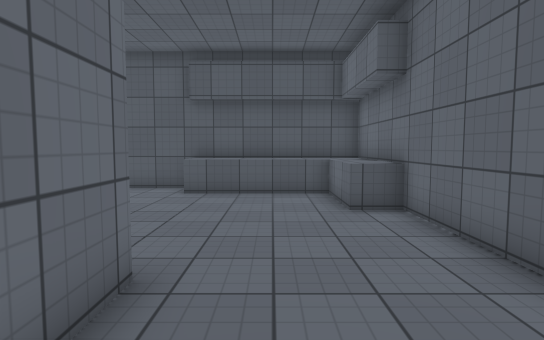
View 1 (above)

17 first-person views from a walk through a Unity game level. The camera is 1.4 m above the floor, tilts 4° down and sees 80° across. The floor is counted in squares, 1 m on a side. Each view is taken from the middle of a square. On the plan, view 1 faces up. The plan holds only what a view shows up to about 15 squares ahead; the rest is blank. The place goes on beyond the plan. Surface patterns are stand-ins for the level's own textures.

View 2
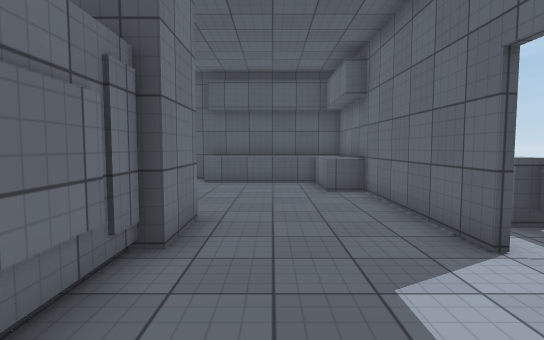

View 3
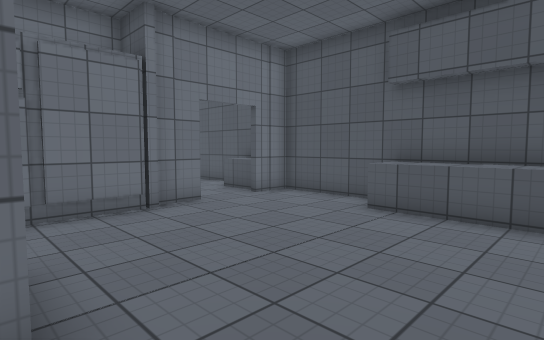

View 4
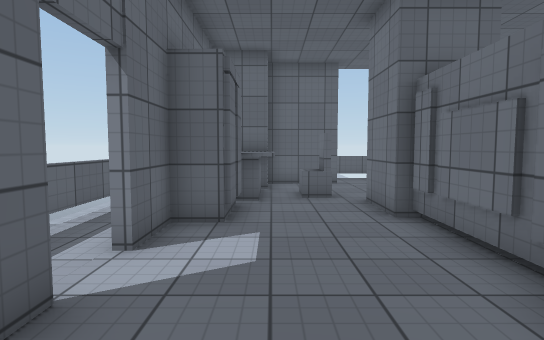

View 5
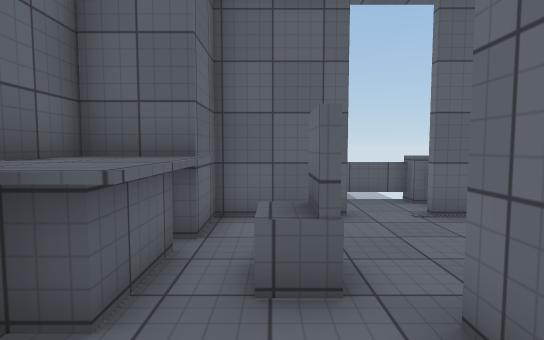

View 6
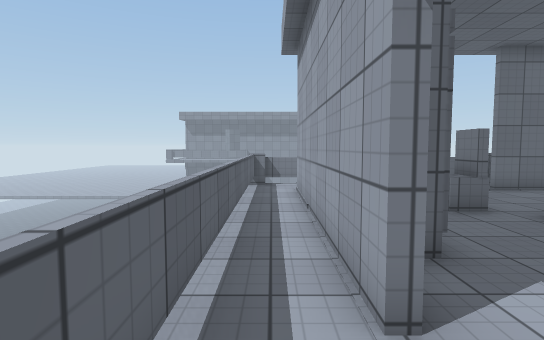

View 7
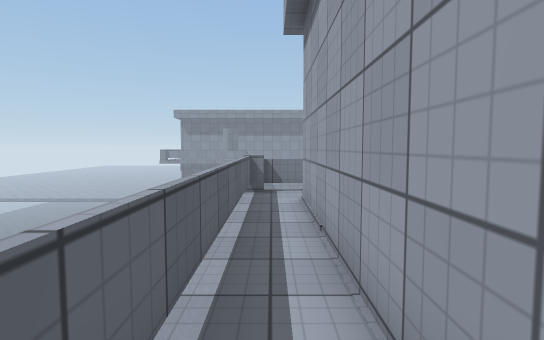

View 8
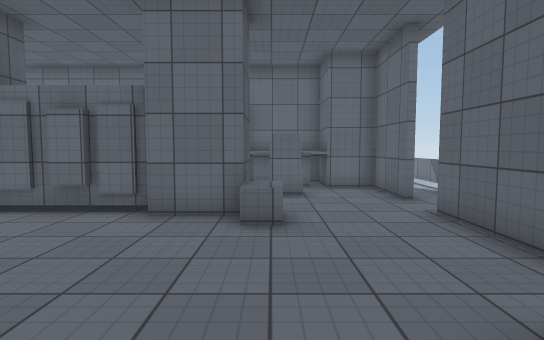

View 9
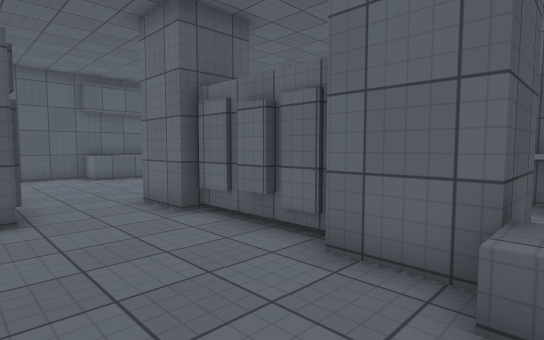

View 10
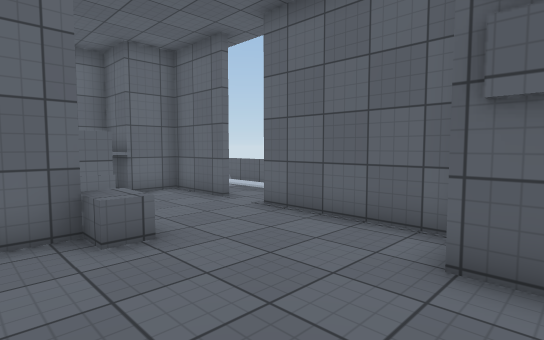

View 11
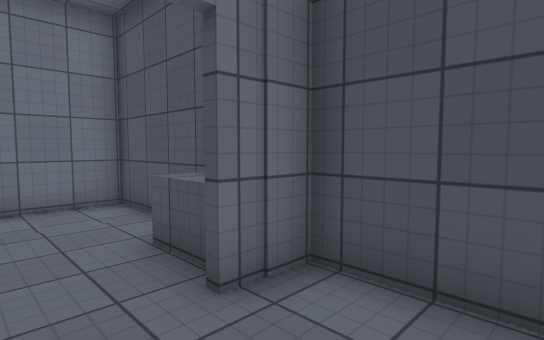

View 12
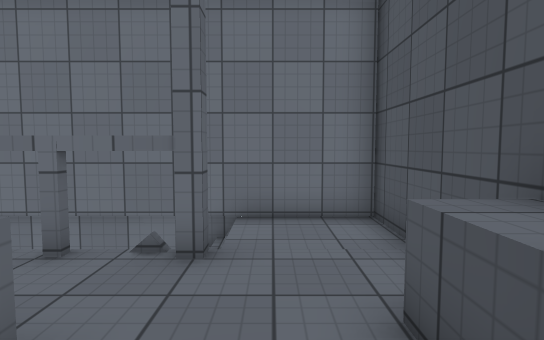

View 13
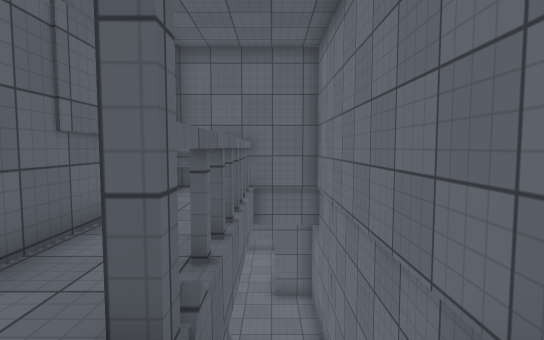

View 14
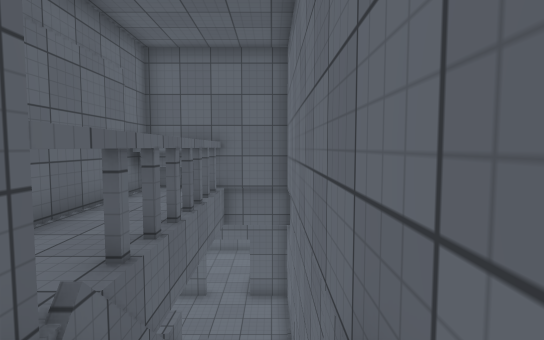

View 15
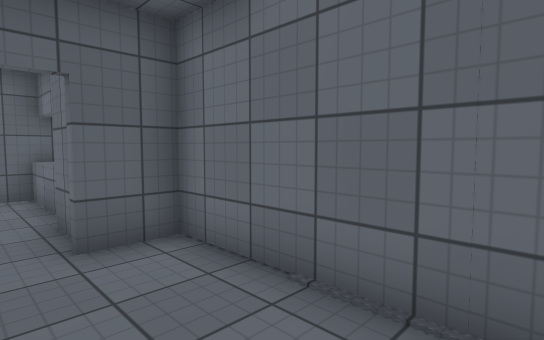

View 16
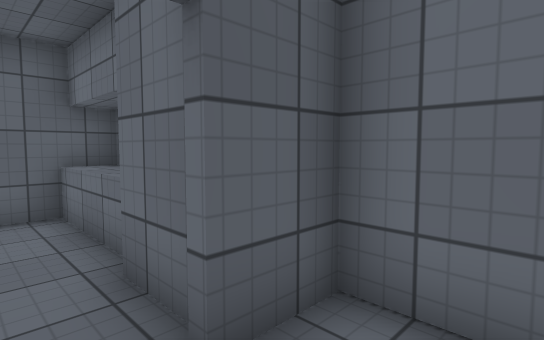

View 17
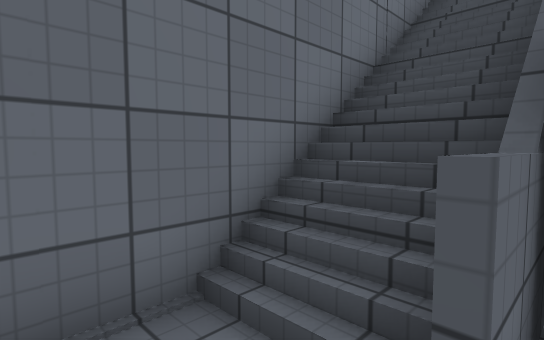

### Floor plan
Key: @ floor where view 1 was taken; # wall or solid block; . main floor; - floor 4.5 m lower than the main floor; / step, stairs or slope; = window, fence, low wall or low ledge; ^ raised ledge.
Columns run from 13 left of view 1 to 5 right of it. Each row starts with its distance up from view 1.
 11 #####^^####^^^^^#
 10 #....^^....^^^^^#
  9 #..............^#
  8 #//#...........^#
  7 #//#.. ........^#
  6 #//#.. #........#
  5 #//=.- #........#
  4 #//=.# .........#
  3 #//=.  ...##....#^^
  2 #- /.  ...##....#.
  1 #- // ....##......=
  0 #---- ....##.@....=
 -1 #---- ....##....#.=
 -2 #----/....##...##.=
 -3 ##=.......##...##.=
 -4  ##. .....##..^##.=
 -5  ^=. ....^^..^^^#.=
 -6  ^-..........^^^#.=
 -7  ^---#........###.=
 -8 #^    ........###.=
 -9 ###   ####..### ..=
-10          ^........=
-11           ========

Positions as (right, up) in squares from view 1, and headings:
1: (0, 0), facing up
2: (0, -3), facing up
3: (1, 3), facing up-left
4: (1, 4), facing down
5: (0, -2), facing down
6: (4, 2), facing down
7: (4, 0), facing down
8: (-10, -5), facing right
9: (-7, -5), facing up-right
10: (-9, -3), facing down-right
11: (-4, 8), facing up-left
12: (-6, 9), facing left
13: (-11, 10), facing down
14: (-12, 10), facing down
15: (-10, 2), facing down-left
16: (-10, -1), facing down-left
17: (-10, 1), facing up-left
